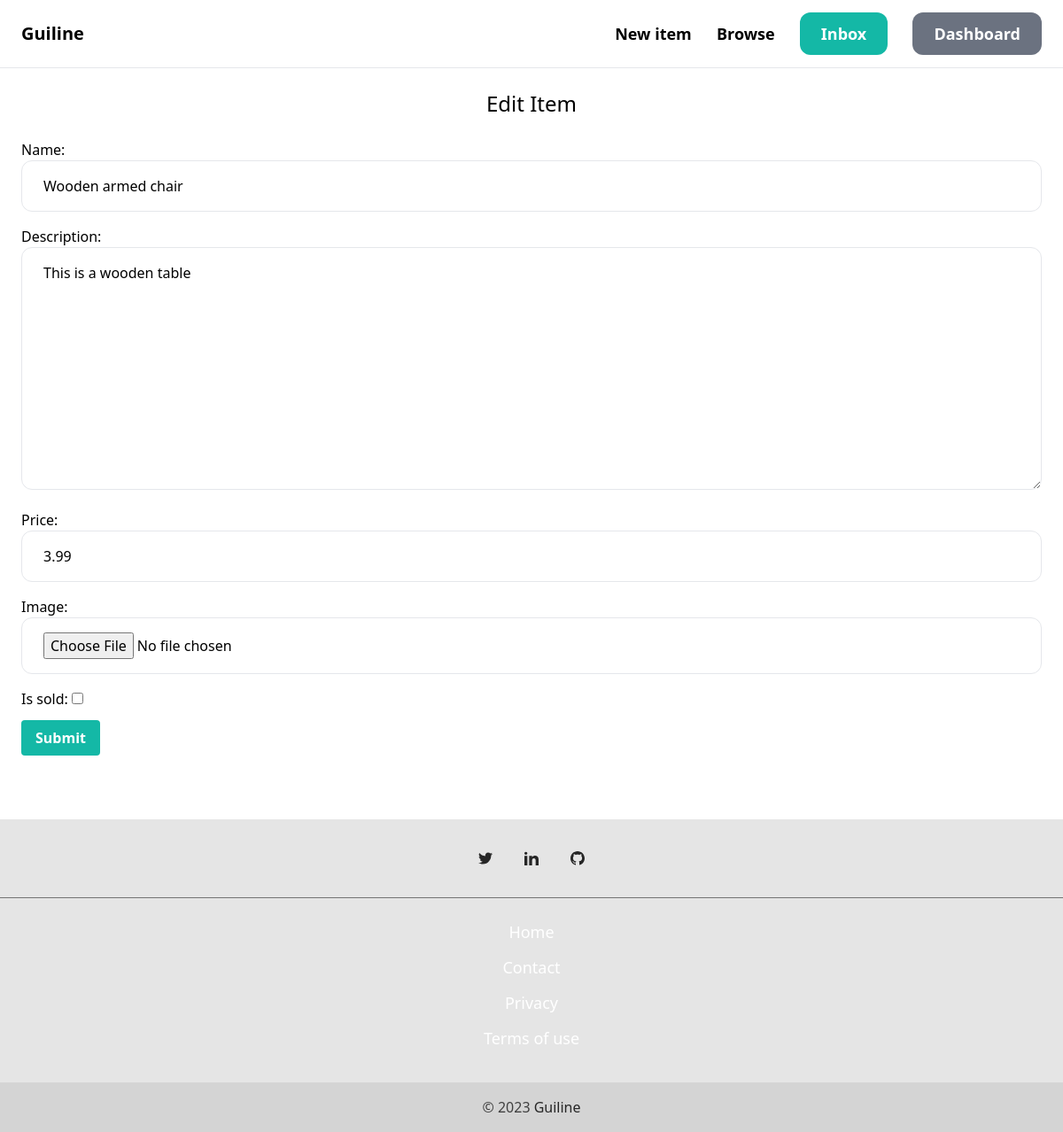
The page /items/2/edit/ (signed in) on the database its author committed.
### item/models.py (models this page shows, shortened)
class Item(models.Model):
    category = models.ForeignKey(Category, related_name="items", on_delete=models.CASCADE)
    name = models.CharField(max_length=255)
    description = models.TextField(blank=True, null=True)
    price = models.FloatField()
    image = models.ImageField(upload_to="item_images", blank=True, null=True)
    is_sold = models.BooleanField(default=False)
    created_by = models.ForeignKey(User, related_name="items", on_delete=models.CASCADE)
    created_at = models.DateField(auto_now_add=True)

### item/views.py (the view)
# urls.py: path("<int:pk>/edit/", views.edit, name='edit'),
@login_required
def edit(request, pk):
    item = get_object_or_404(Item, pk=pk, created_by=request.user)
    if request.method == 'POST':
        form = EditItemForm(request.POST, request.FILES, instance=item)
        if form.is_valid():
            form.save()
            return redirect('item:detail', pk=item.id)
    else:
        form = EditItemForm(instance=item)
    title = "Edit Item"
    context = {
        'form': form,
        'title': title
    }
    return render(request, 'item/form.html', context)

### item/forms.py
class EditItemForm(forms.ModelForm):
    class Meta:
        model = Item
        fields = ('name', 'description', 'price', 'image', 'is_sold')
        widgets = {
            'name': forms.TextInput(attrs={
                'class': INPUT_CLASSES
            }),
            'description' : forms.Textarea(attrs={
                'class': INPUT_CLASSES
            }),
            'price': forms.TextInput(attrs={
                'class': INPUT_CLASSES
            }),
            'image': forms.FileInput(attrs={
                'class': INPUT_CLASSES
            })
        }

### item/templates/item/form.html (shortened to what this page needs)
{% extends 'core/base.html' %}
{% block content %}
    <div class="bg:gray-teal-700">
        <h1 class="mb-6 text-2xl text-center">{{ title }}</h1>
        <form action="." method="post" enctype='multipart/form-data'>
            <div class="space-y-4">
                {{ form.as_p }}
            </div>
                <div class="my-3">
                    <button type="submit" class="bg-teal-500 hover:bg-teal-700 text-white font-bold py-2 px-4 rounded">
                        Submit
                    </button>
                </div>
        </form>
    </div>
{% endblock  %}

### rows shown on the page
Item: name "Wooden armed chair", description "This is a wooden table", price "3.99"

### other values the page prints
{{ title }} "Edit Item"
